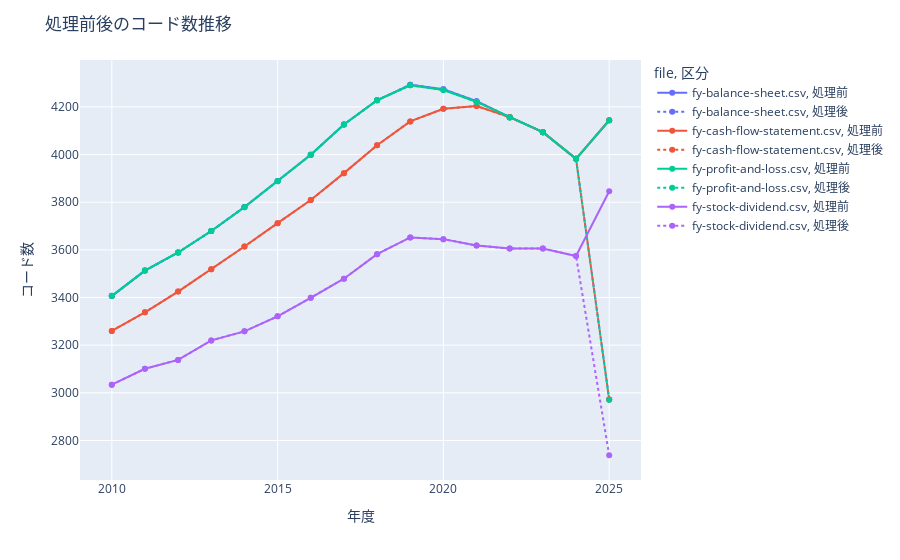

Notebook code for this chart:
### Code cell
print("")
print("各ファイルの年推移をもう一度可視化し、改善していることを確かめます。")
df_file_info_after = pd.DataFrame([
    {"file": filename, "year": year, "code_counts": df["コード"].nunique(), "year_counts": df["年度"].nunique(), "column_counts": df.columns.nunique()}
    for (filename, year), df in df_PROCESSED_UPDATED.items()
])
df_file_info_after["区分"] = "処理後"
df_file_info_after = df_file_info_after.set_index(["file", "year"]).sort_index()

df_file_info = pd.DataFrame([
    {"file": filename, "year": year, "code_counts": df["コード"].nunique(), "year_counts": df["年度"].nunique(), "column_counts": df.columns.nunique()}
    for (filename, year), df in df_PROCESSED.items()
])
df_file_info["区分"] = "処理前"
df_file_info = df_file_info.set_index(["file", "year"]).sort_index()
df_compare = pd.concat([df_file_info,df_file_info_after]).reset_index()
display(df_compare)
fig = px.line(df_compare, x="year", y="code_counts", color="file", line_dash="区分", markers=True)
fig.update_layout(title="処理前後のコード数推移", xaxis_title="年度", yaxis_title="コード数")
fig.show()

### Figure 1 — Plotly figure (JSON) as saved in the notebook; plotly's stock layout.template omitted (floating-point values rounded to 4 significant figures)
{"data": [{"hovertemplate": "file=fy-balance-sheet.csv<br>区分=処理前<br>year=%{x}<br>code_counts=%{y}<extra></extra>", "legendgroup": "fy-balance-sheet.csv, 処理前", "line": {"color": "#636efa", "dash": "solid"}, "marker": {"symbol": "circle"}, "mode": "lines+markers", "name": "fy-balance-sheet.csv, 処理前", "orientation": "v", "showlegend": true, "type": "scatter", "x": [2010, 2011, 2012, 2013, 2014, 2015, 2016, 2017, 2018, 2019, 2020, 2021, 2022, 2023, 2024, 2025], "xaxis": "x", "y": [3406, 3513, 3589, 3679, 3780, 3889, 3999, 4126, 4228, 4293, 4274, 4224, 4157, 4094, 3982, 4144], "yaxis": "y"}, {"hovertemplate": "file=fy-balance-sheet.csv<br>区分=処理後<br>year=%{x}<br>code_counts=%{y}<extra></extra>", "legendgroup": "fy-balance-sheet.csv, 処理後", "line": {"color": "#636efa", "dash": "dot"}, "marker": {"symbol": "circle"}, "mode": "lines+markers", "name": "fy-balance-sheet.csv, 処理後", "orientation": "v", "showlegend": true, "type": "scatter", "x": [2010, 2011, 2012, 2013, 2014, 2015, 2016, 2017, 2018, 2019, 2020, 2021, 2022, 2023, 2024, 2025], "xaxis": "x", "y": [3406, 3513, 3589, 3679, 3780, 3889, 3999, 4126, 4228, 4293, 4274, 4224, 4157, 4094, 3982, 2972], "yaxis": "y"}, {"hovertemplate": "file=fy-cash-flow-statement.csv<br>区分=処理前<br>year=%{x}<br>code_counts=%{y}<extra></extra>", "legendgroup": "fy-cash-flow-statement.csv, 処理前", "line": {"color": "#EF553B", "dash": "solid"}, "marker": {"symbol": "circle"}, "mode": "lines+markers", "name": "fy-cash-flow-statement.csv, 処理前", "orientation": "v", "showlegend": true, "type": "scatter", "x": [2010, 2011, 2012, 2013, 2014, 2015, 2016, 2017, 2018, 2019, 2020, 2021, 2022, 2023, 2024, 2025], "xaxis": "x", "y": [3260, 3338, 3425, 3519, 3614, 3712, 3809, 3922, 4039, 4139, 4192, 4204, 4157, 4094, 3982, 4144], "yaxis": "y"}, {"hovertemplate": "file=fy-cash-flow-statement.csv<br>区分=処理後<br>year=%{x}<br>code_counts=%{y}<extra></extra>", "legendgroup": "fy-cash-flow-statement.csv, 処理後", "line": {"color": "#EF553B", "dash": "dot"}, "marker": {"symbol": "circle"}, "mode": "lines+markers", "name": "fy-cash-flow-statement.csv, 処理後", "orientation": "v", "showlegend": true, "type": "scatter", "x": [2010, 2011, 2012, 2013, 2014, 2015, 2016, 2017, 2018, 2019, 2020, 2021, 2022, 2023, 2024, 2025], "xaxis": "x", "y": [3260, 3338, 3425, 3519, 3614, 3712, 3809, 3922, 4039, 4139, 4192, 4204, 4157, 4094, 3982, 2972], "yaxis": "y"}, {"hovertemplate": "file=fy-profit-and-loss.csv<br>区分=処理前<br>year=%{x}<br>code_counts=%{y}<extra></extra>", "legendgroup": "fy-profit-and-loss.csv, 処理前", "line": {"color": "#00cc96", "dash": "solid"}, "marker": {"symbol": "circle"}, "mode": "lines+markers", "name": "fy-profit-and-loss.csv, 処理前", "orientation": "v", "showlegend": true, "type": "scatter", "x": [2010, 2011, 2012, 2013, 2014, 2015, 2016, 2017, 2018, 2019, 2020, 2021, 2022, 2023, 2024, 2025], "xaxis": "x", "y": [3407, 3513, 3589, 3679, 3779, 3888, 3999, 4126, 4228, 4291, 4271, 4221, 4156, 4094, 3982, 4143], "yaxis": "y"}, {"hovertemplate": "file=fy-profit-and-loss.csv<br>区分=処理後<br>year=%{x}<br>code_counts=%{y}<extra></extra>", "legendgroup": "fy-profit-and-loss.csv, 処理後", "line": {"color": "#00cc96", "dash": "dot"}, "marker": {"symbol": "circle"}, "mode": "lines+markers", "name": "fy-profit-and-loss.csv, 処理後", "orientation": "v", "showlegend": true, "type": "scatter", "x": [2010, 2011, 2012, 2013, 2014, 2015, 2016, 2017, 2018, 2019, 2020, 2021, 2022, 2023, 2024, 2025], "xaxis": "x", "y": [3407, 3513, 3589, 3679, 3779, 3888, 3999, 4126, 4228, 4291, 4271, 4221, 4156, 4094, 3982, 2971], "yaxis": "y"}, {"hovertemplate": "file=fy-stock-dividend.csv<br>区分=処理前<br>year=%{x}<br>code_counts=%{y}<extra></extra>", "legendgroup": "fy-stock-dividend.csv, 処理前", "line": {"color": "#ab63fa", "dash": "solid"}, "marker": {"symbol": "circle"}, "mode": "lines+markers", "name": "fy-stock-dividend.csv, 処理前", "orientation": "v", "showlegend": true, "type": "scatter", "x": [2010, 2011, 2012, 2013, 2014, 2015, 2016, 2017, 2018, 2019, 2020, 2021, 2022, 2023, 2024, 2025], "xaxis": "x", "y": [3034, 3101, 3138, 3220, 3258, 3321, 3399, 3479, 3582, 3652, 3645, 3618, 3606, 3606, 3574, 3846], "yaxis": "y"}, {"hovertemplate": "file=fy-stock-dividend.csv<br>区分=処理後<br>year=%{x}<br>code_counts=%{y}<extra></extra>", "legendgroup": "fy-stock-dividend.csv, 処理後", "line": {"color": "#ab63fa", "dash": "dot"}, "marker": {"symbol": "circle"}, "mode": "lines+markers", "name": "fy-stock-dividend.csv, 処理後", "orientation": "v", "showlegend": true, "type": "scatter", "x": [2010, 2011, 2012, 2013, 2014, 2015, 2016, 2017, 2018, 2019, 2020, 2021, 2022, 2023, 2024, 2025], "xaxis": "x", "y": [3034, 3101, 3138, 3220, 3258, 3321, 3399, 3479, 3582, 3652, 3645, 3618, 3606, 3606, 3574, 2738], "yaxis": "y"}], "layout": {"legend": {"title": {"text": "file, 区分"}, "tracegroupgap": 0}, "margin": {"t": 60}, "title": {"text": "処理前後のコード数推移"}, "xaxis": {"anchor": "y", "domain": [0, 1], "title": {"text": "年度"}}, "yaxis": {"anchor": "x", "domain": [0, 1], "title": {"text": "コード数"}}}}
